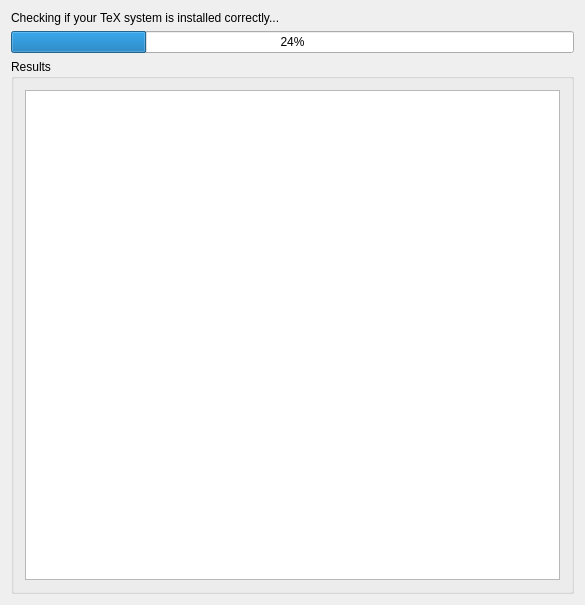
<?xml version="1.0" encoding="UTF-8"?>
<ui version="4.0">
 <class>ConfigCheckerWidget</class>
 <widget class="QWidget" name="ConfigCheckerWidget">
  <property name="geometry">
   <rect>
    <x>0</x>
    <y>0</y>
    <width>585</width>
    <height>605</height>
   </rect>
  </property>
  <property name="sizePolicy">
   <sizepolicy hsizetype="MinimumExpanding" vsizetype="MinimumExpanding">
    <horstretch>1</horstretch>
    <verstretch>1</verstretch>
   </sizepolicy>
  </property>
  <property name="minimumSize">
   <size>
    <width>580</width>
    <height>480</height>
   </size>
  </property>
  <property name="windowTitle">
   <string>Performing System Check</string>
  </property>
  <layout class="QVBoxLayout">
   <item>
    <widget class="QLabel" name="m_lbChecking">
     <property name="text">
      <string>Checking if your TeX system is installed correctly...</string>
     </property>
     <property name="wordWrap">
      <bool>false</bool>
     </property>
    </widget>
   </item>
   <item>
    <widget class="QProgressBar" name="m_progress">
     <property name="value">
      <number>24</number>
     </property>
     <property name="format">
      <string>%p%</string>
     </property>
    </widget>
   </item>
   <item>
    <widget class="QGroupBox" name="m_grpResults">
     <property name="sizePolicy">
      <sizepolicy hsizetype="MinimumExpanding" vsizetype="MinimumExpanding">
       <horstretch>1</horstretch>
       <verstretch>1</verstretch>
      </sizepolicy>
     </property>
     <property name="title">
      <string>Results</string>
     </property>
     <layout class="QGridLayout">
      <item row="0" column="0">
       <widget class="QListWidget" name="m_lstResults">
        <property name="sizePolicy">
         <sizepolicy hsizetype="MinimumExpanding" vsizetype="MinimumExpanding">
          <horstretch>1</horstretch>
          <verstretch>1</verstretch>
         </sizepolicy>
        </property>
        <property name="minimumSize">
         <size>
          <width>480</width>
          <height>0</height>
         </size>
        </property>
       </widget>
      </item>
     </layout>
    </widget>
   </item>
  </layout>
 </widget>
 <layoutdefault spacing="6" margin="11"/>
 <resources/>
 <connections/>
</ui>
